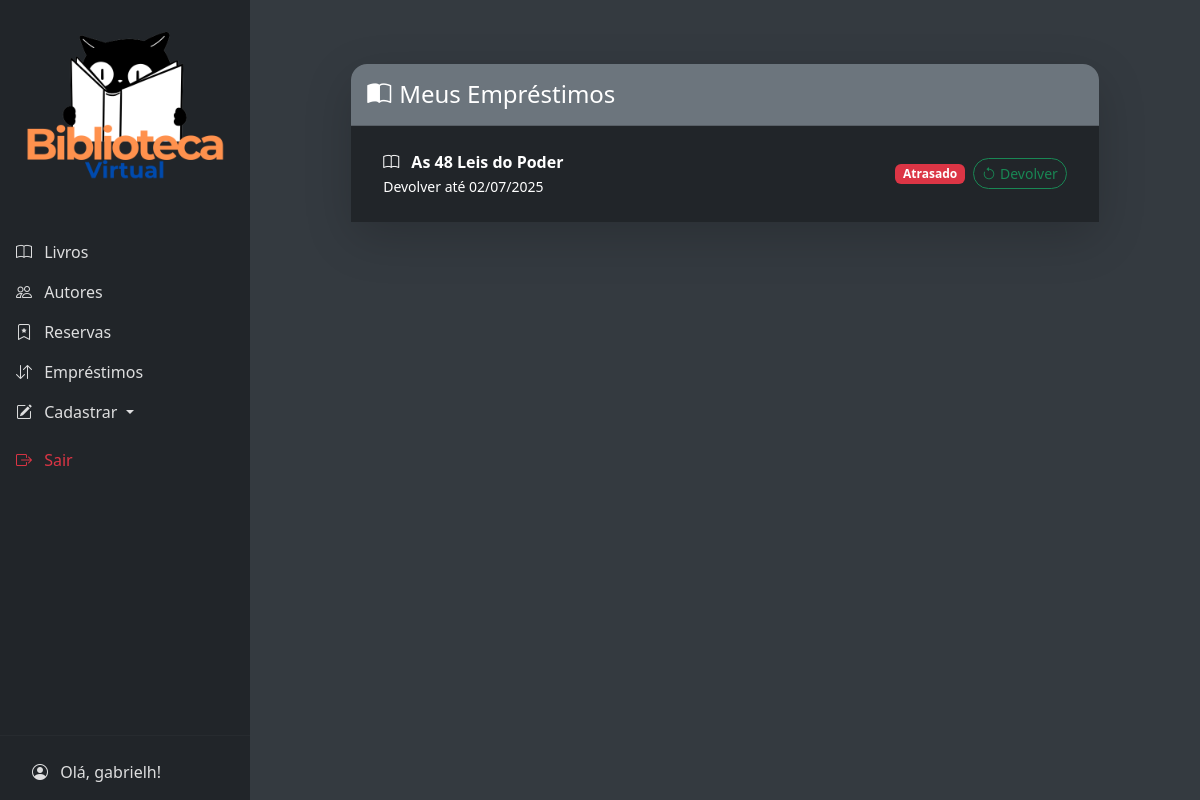
The page /emprestimos/ (signed in) on the database as committed earlier.
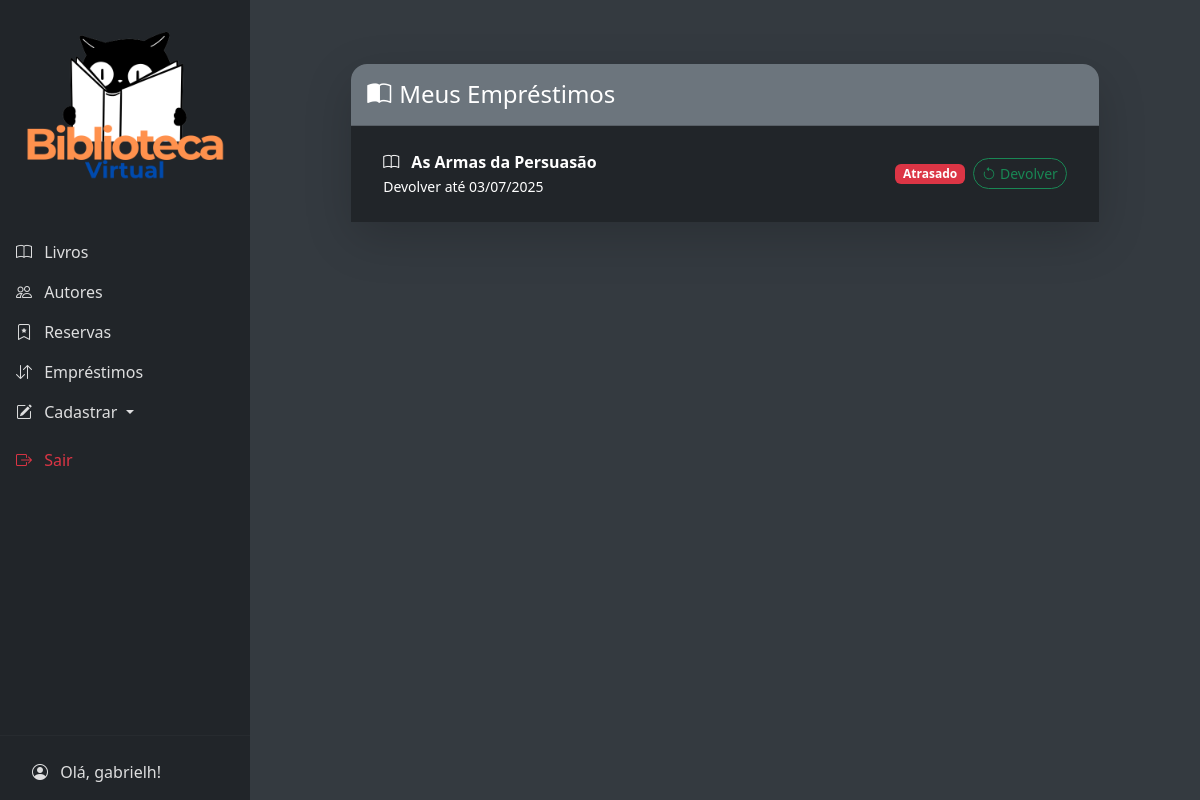
The same page on the database as committed later.
### biblioteca/models.py (models this page shows, shortened)
class Emprestimo(models.Model):
    livro = models.ForeignKey(Livro, on_delete=models.CASCADE)
    usuario = models.ForeignKey(Usuario, on_delete=models.CASCADE)
    data_emprestimo = models.DateTimeField(auto_now_add=True)
    data_devolucao = models.DateTimeField()
    devolvido = models.BooleanField(default=False)
    @property
    def esta_atrasado(self):
        return not self.devolvido and self.data_devolucao < timezone.now()

class Livro(models.Model):
    GENEROS = [
        ('Ficção', 'Ficção'),
        ('Não Ficção', 'Não Ficção'),
        ('Infantil', 'Infantil'),
        ('Acadêmico', 'Acadêmico'),
    ]
    titulo = models.CharField(max_length=200, unique=True)
    genero = models.CharField(max_length=20, choices=GENEROS)
    quantidade = models.PositiveIntegerField(default=1)
    autores = models.ManyToManyField(Autor, related_name='livros')  # <-- aqui
    capa = models.ImageField(upload_to='capas/', blank=True, null=True)
    data_cadastro = models.DateTimeField(auto_now_add=True)

### biblioteca/views.py (the view)
# urls.py: path('emprestimos/', EmprestimoListView.as_view(), name='emprestimo-lista'),
class EmprestimoListView(LoginRequiredMixin, generic.ListView):
    model = Emprestimo
    template_name = 'emprestimos/lista.html'
    context_object_name = 'emprestimos'
    def get_queryset(self):
        return Emprestimo.objects.filter(usuario=self.request.user, devolvido=False).select_related('livro')

### biblioteca/templates/emprestimos/lista.html (shortened to what this page needs)
{% extends 'base.html' %}
{% block content %}
<div class="container py-5">
    <div class="row justify-content-center mb-4">
        <div class="col-md-10">
            <div class="card bg-dark text-white shadow-lg border-0 rounded-4">
                <div class="card-header bg-secondary text-white rounded-top-4 py-3">
                    <h4 class="mb-0 d-flex align-items-center">
                        <i class="bi bi-book-half me-2 fs-4"></i> Meus Empréstimos
                    </h4>
                </div>
                <div class="card-body bg-dark">
                    {% if emprestimos %}
                        <ul class="list-group list-group-flush">
                            {% for emprestimo in emprestimos %}
                                <li class="list-group-item bg-dark text-white d-flex justify-content-between align-items-center border-secondary">
                                    <div>
                                        <i class="bi bi-book me-2"></i>
                                        <strong>{{ emprestimo.livro.titulo }}</strong><br>
                                        <small class="text-white">Devolver até {{ emprestimo.data_devolucao|date:"d/m/Y" }}</small>
                                    </div>
                                    <div class="d-flex align-items-center gap-2">
                                        {% if emprestimo.esta_atrasado %}
                                            <span class="badge bg-danger">Atrasado</span>
                                        {% endif %}
                                        <form method="post" action="{% url 'emprestimo-devolver' emprestimo.pk %}" class="m-0">
                                            <button type="submit" class="btn btn-outline-success btn-sm rounded-pill d-flex align-items-center gap-1">
                                                <i class="bi bi-arrow-counterclockwise"></i> Devolver
                                            </button>
                                        </form>
                                    </div>
                                </li>
                            {% endfor %}
                        </ul>
                    {% else %}
                        <div class="text-center text-muted py-3">
                            <i class="bi bi-info-circle me-2"></i> Nenhum empréstimo ativo.
                        </div>
                    {% endif %}
                </div>
            </div>
        </div>
    </div>
</div>
{% endblock %}

Rows that differ between the two databases and show on the page:
no longer on this page (row edited): Emprestimo: livro.titulo "As 48 Leis do Poder", data_devolucao "02/07/2025", devolvido "Atrasado"
added Emprestimo: livro.titulo "As Armas da Persuasão", data_devolucao "03/07/2025", devolvido "Atrasado"
